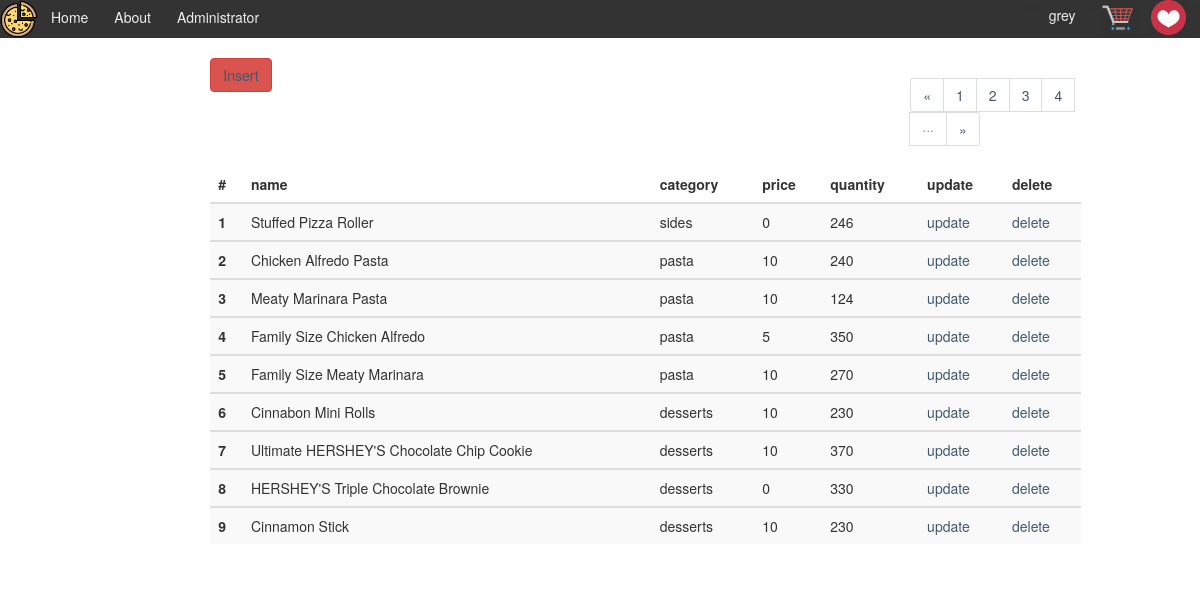
The page /pizza/control.php?page=3 (signed in) on the database as committed earlier.
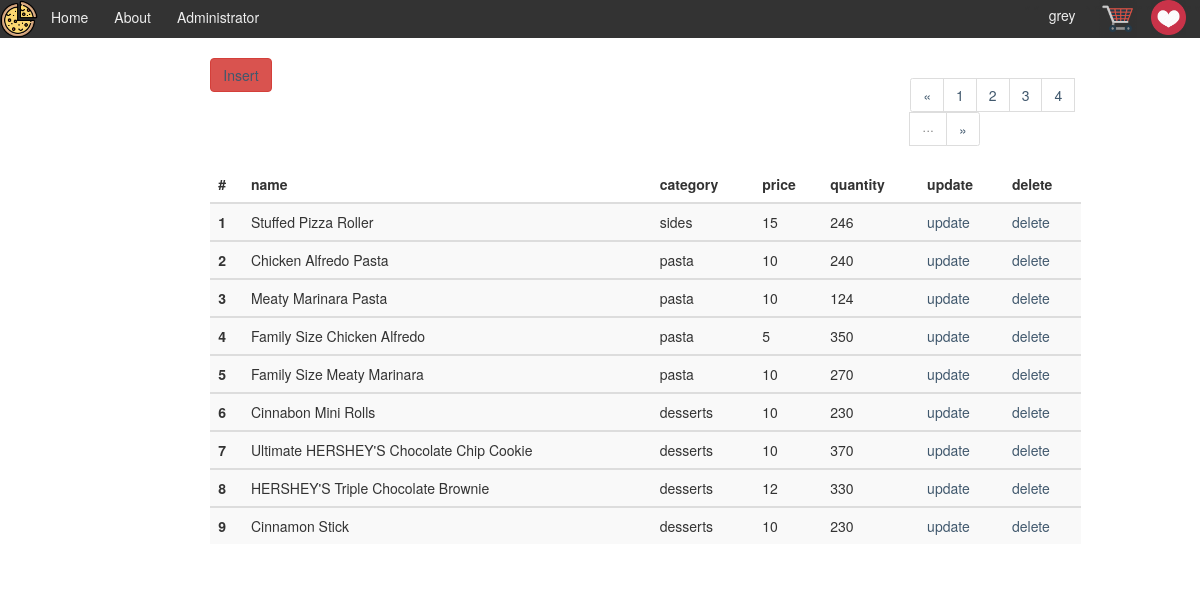
The same page on the database as committed later.
### tables this page shows
CREATE TABLE `dish` (
  `id` int(11) NOT NULL,
  `name` varchar(255) NOT NULL,
  `description` varchar(255) NOT NULL,
  `price` double NOT NULL,
  `category` text NOT NULL,
  `calorie` int(11) NOT NULL,
  `photo` text,
  `inventory` int(11) NOT NULL,
  `type` int(10) DEFAULT NULL
);

### pizza/control.php (the view, shortened to what this page needs)
<?php
require 'static/common.php';
$where = '1 = 1';
$size=9;
$page=isset($_GET['page'])? (int)$_GET['page']: 1;
$list_all_dish=xiu_query(sprintf('SELECT *
                                         FROM dish
                                          WHERE %s and type = 0
                                          LIMIT %d,%d', $where,($page-1)*$size, $size));
$num = 1;
?>
<!DOCTYPE html>
<html lang="en">
<head>
    <link rel="stylesheet" href="https://stackpath.bootstrapcdn.com/bootstrap/4.1.3/css/bootstrap.min.css">
    <link rel="stylesheet" href="css/index.css">
    <link rel="stylesheet" href="css/dish.css">
</head>
<body>
<?php include 'header.php'; ?>
<div class="container">
    <div class="row">
        <div class="row">
            <div class="col-2">
                <br>
                <br>
            </div>
            <div class="col-10">
                <button type="button" id="InsertBtn "class="btn btn-danger" style="float: left"><a href="dish_newup.php">Insert</a></button>
                <nav aria-label="Page navigation example" id="page">
                    <ul class="pagination" style="float: right;">
                    </ul>
                </nav>
                <br>
                <br>
                <table class="table table-striped">
                    <thead>
                    <tr>
                        <th scope="col">#</th>
                        <th scope="col">name</th>
                        <th scope="col">category</th>
                        <th scope="col">price</th>
                        <th scope="col">quantity</th>
                        <th scope="col">update</th>
                        <th scope="col">delete</th>
                    </tr>
                    </thead>
                    <?php foreach ($list_all_dish as $dish) { ?>
                        <tbody>
                        <tr>
                            <th scope="row"><?php echo $num ?></th>
                            <td><?php echo $dish['name']; ?></td>
                            <td><?php echo $dish['category']; ?></td>
                            <td><?php echo $dish['price']; ?></td>
                            <td><?php echo $dish['inventory']; ?></td>
                            <td><a href="dish_add.php?dish_id=<?php echo $dish['id']; ?>">update</a></td>
                            <td><a href="dish_delete.php?dish_id=<?php echo $dish['id']; ?>">delete</a></td>
                        </tr>
                        </tbody>
                        <?php $num+=1; } ?>
                </table>
            </div>
        </div>
    </div>
</div>
</body>
</html>

Rows that differ between the two databases and show on the page:
changed dish "Stuffed Pizza Roller": price "0" → "15"
changed dish "HERSHEY'S Triple Chocolate Brownie": price "0" → "12"
